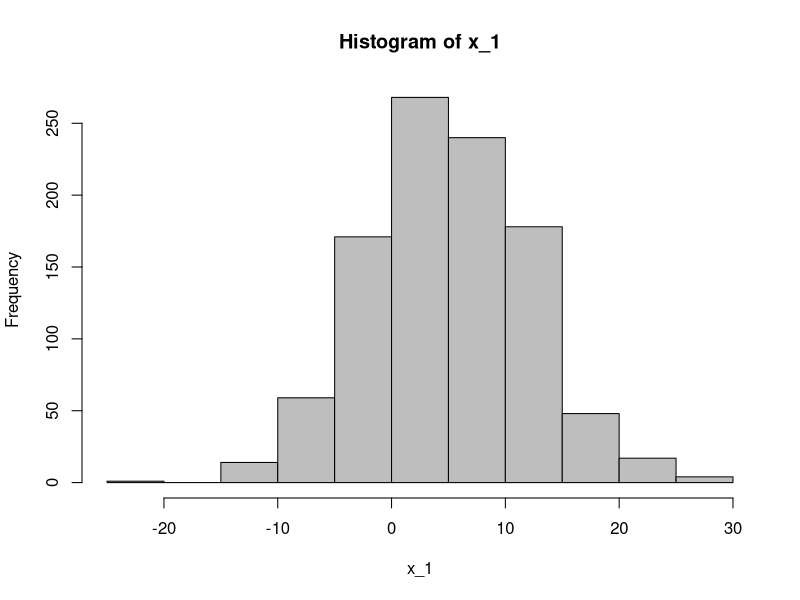
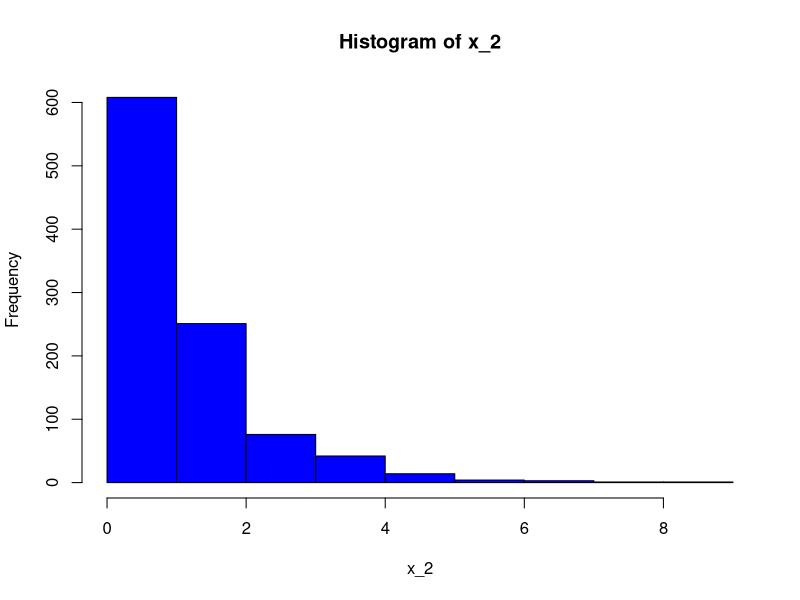
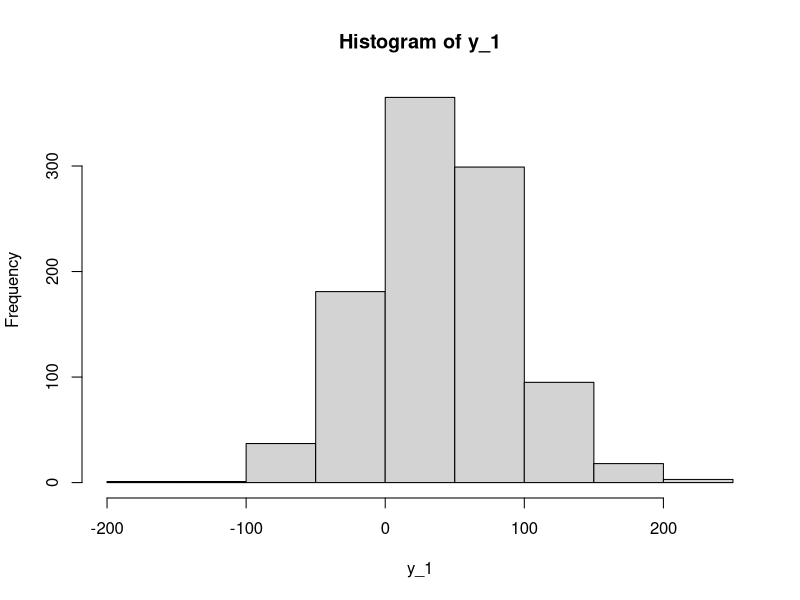
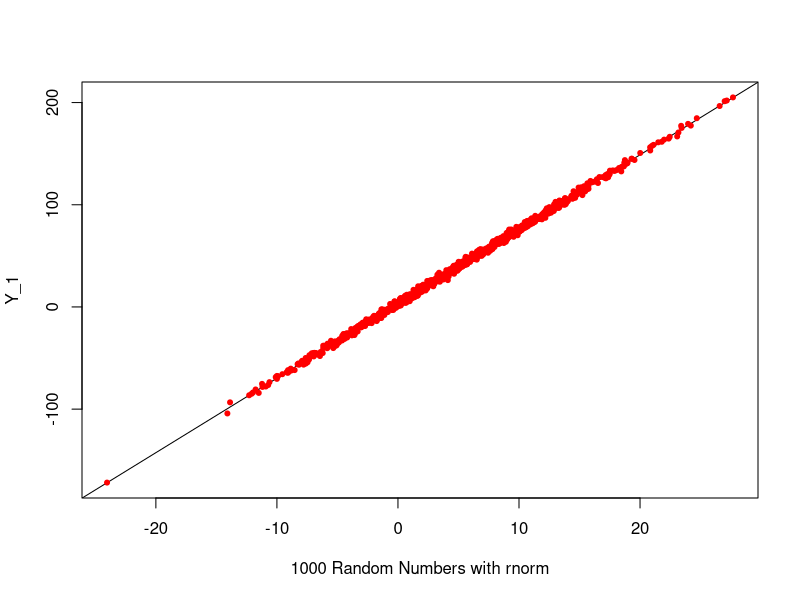
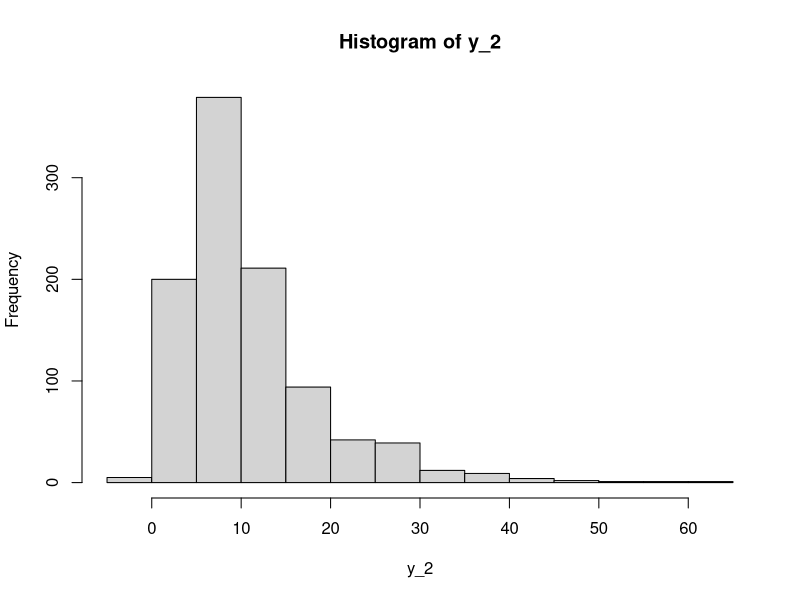
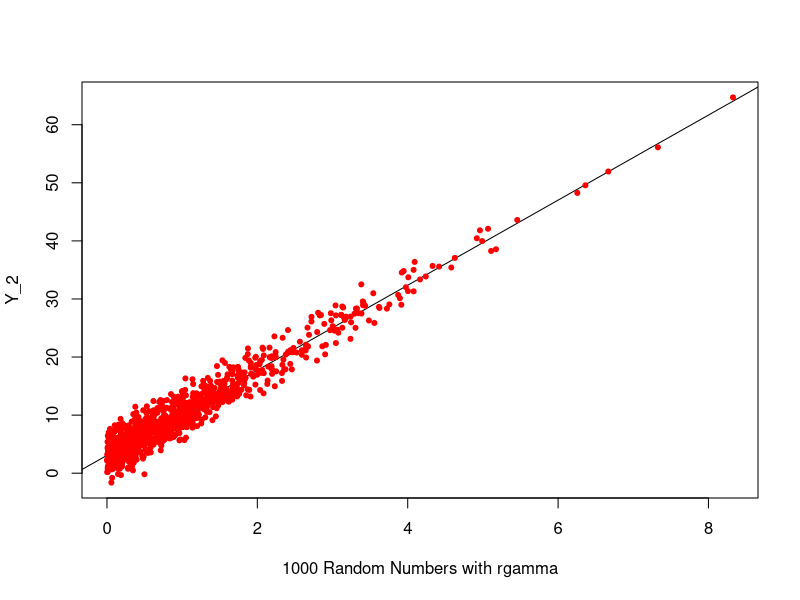
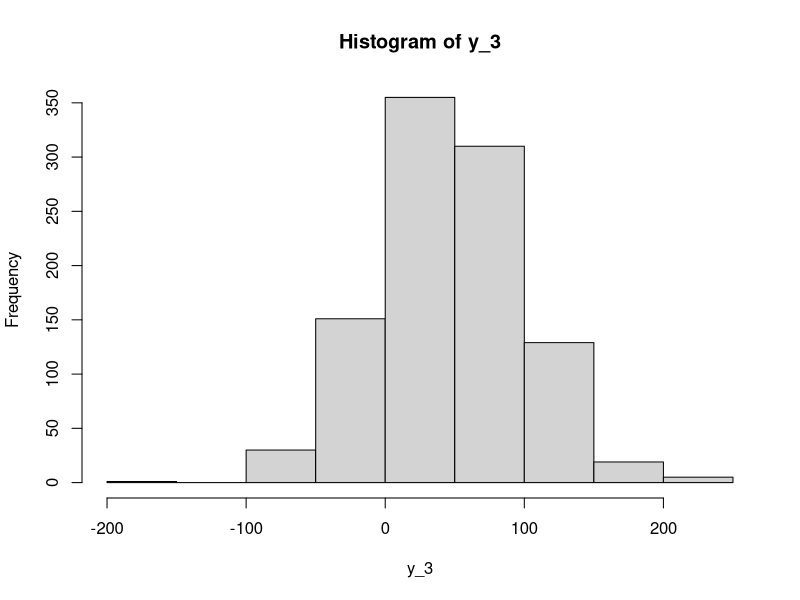
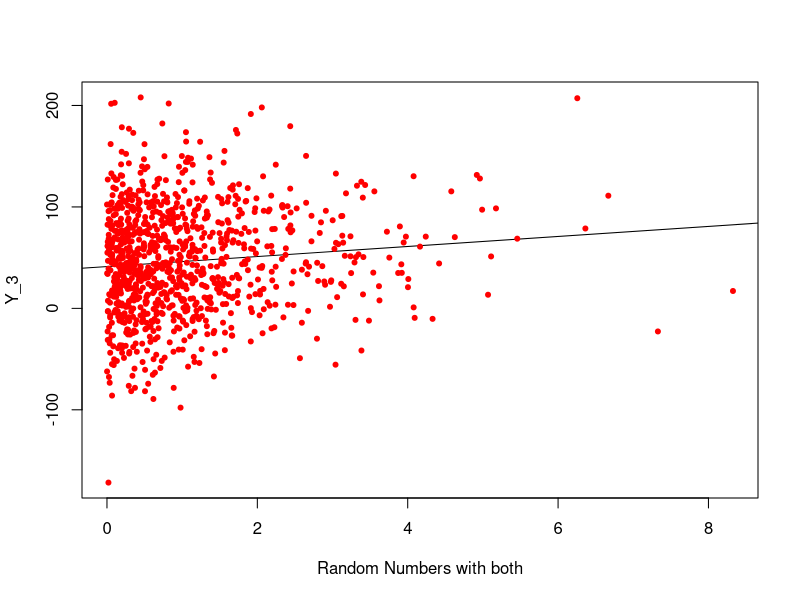

Source code (R) for these figures, in order:
#Simulating fake random normal data
x_1 <- rnorm(1000,5,7) #1000 Random numbers mean 5 and standard deviation of 7

#Simulate gamma distrubation
x_2 <- rgamma (n = 1000, shape = 1, scale = 1)

#Plot data
hist(x_1, col = "gray") #plot p(x)
hist(x_2, col = "blue") #plot p(x)

true_error <- rnorm(1000,0,2)
#true_beta_0 <- 1.1
true_beta_0 <- 3.1
#true_beta_1 <- -8.2
true_beta_1 <- 7.3
true_beta_2 <- 6.5

y_1 <- true_beta_0 + true_beta_1*x_1 + true_error
hist(y_1) #plot p(y_1)
plot(x_1,y_1, pch=20, col= "red", xlab = "1000 Random Numbers with rnorm",
     ylab = "Y_1", abline(lm(y_1 ~ x_1))) #plot p(x,y)

#using gamma distrubation
y_2 <- true_beta_0 + true_beta_1*x_2 + true_error
hist(y_2) #plot p(y_2)
plot(x_2,y_2, pch=20, col= "red", xlab = "1000 Random Numbers with rgamma",
     ylab = "Y_2", abline(lm(y_2 ~ x_2))) #plot p(x,y)

#using both distrubations
y_3 <- true_beta_0 + true_beta_1*x_1 + true_beta_2*x_2 + true_error
hist(y_3) #plot p(y_2)
plot(x_2,y_3, pch=20, col= "red", xlab = "Random Numbers with both",
     ylab = "Y_3", abline(lm(y_3 ~ x_2))) #plot p(x,y)

#checking the original data
true_beta_0
true_beta_1
true_beta_2

# Test the model
model_1 <- lm(formula = y_1~x_1)
model_2 <- lm(formula = y_2~x_2)
model_3 <- lm(formula = y_3~x_1+x_2)

lm(formula = y_1 ~ x_1)
coefs_1 <- coef(model_1)
confint(model_1)
predict(model_1)

lm(formula = y_2 ~ x_2)
coefs_2 <- coef(model_2)

lm(formula = y_3~x_1+x_2)
coefs_3 <- coef(model_3)
